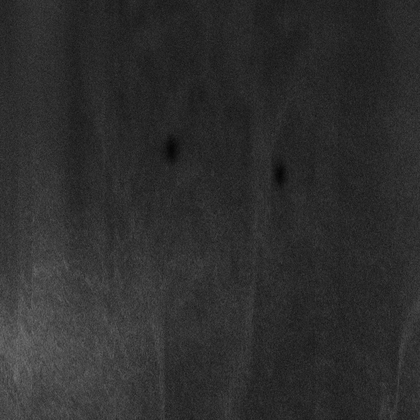
%> input picture imgMouse/C_080_T04_OD_Layer01_F05.tif, 420 x 420 px, shrunk from 512 x 512 before the run; its folder holds only this picture in this run
$ octave Script.m   (GNU Octave 9; MATLAB toolbox functions it lacks are replaced by stand-ins)
%> lines starting %> are read from the running program, lines starting %| are printed output that depends on the picture
%> further down, ogImg is the input picture: size 420x420 uint8; min 5, max 118, mean 45.9
### coefFunc.m
function [coef] = coefFunc(imgMatrix, waveletType, waveletLevel)
%> called with waveletType = 'bior3.7', waveletLevel = 4
% Adriana Costa
% Ricardo Margarido
% June 2017
%
% coefFunc(image, waveletType, waveletLevel)
%
%
% coefFunc gets the wavelet coefs from a grayscale image
% image is the image name as a string ex: 'image.jpg'
% waveletType to chose what wavelet to use ex: 'db4'
% waveletLevel sets the level of decomposition
% see help wavedec2 for more info


%imgMatrix = imread(image);
[cImg, sImg] = wavedec2(imgMatrix, waveletLevel, waveletType);
%> sImg = [40 40; 40 40; 65 65; 116 116; 217 217; 420 420]
coef = appcoef2(cImg, sImg, waveletType);
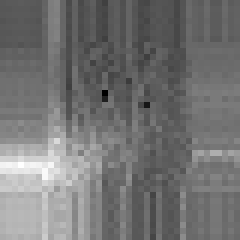
%> coef: size 40x40 double (shown 6 times larger); min 103.2, max 1535, mean 756.7; drawn with min black and max white
coef = coef(:);
%> coef = 1600 values, max 1535 at index 148, min 103.2 at index 696, mean 756.7

end

### gaussParam.m
function [gaussParam3, errorGauss, edgeImg, countImg] = gaussParam(nGauss, nBins, imgMatrix, wave, nLevel)
% Adriana Costa
% Ricardo Margarido
% June 2017
%
% gaussParam(nGauss, nBins, imgMatrix, wave, nLevel)
%
%
%
% gaussParam transforms the imgMatrix to wavelet coef, groups them in
% an histogram and then fits n Gaussians to that histogram
% sorts the given gaussians by area under the curve, importance, and
% returns its features

coef = coefFunc(imgMatrix, wave, nLevel); %getting coef with a given
% wavelet type a specific decomposition level

[countImg, edgeImg] = histcounts(coef, nBins); % grouping coefs in an
%> countImg = 100 values, max 88 at index 36, min 0 at index 2, mean 16; edgeImg = 101 values from 103.2 to 1535
% histogram of n bins

edgeImg = edgeImg(:,2:end);
%> edgeImg = 100 values from 117.5 to 1535

sumCountImg = sum(countImg); % sum to normalize to density
%> sumCountImg = 1600
countImg = countImg/sumCountImg; % density of coef
%> countImg = 100 values, max 0.055 at index 36, min 0 at index 2, mean 0.01


[gaussParam, errorGauss] = errGauss(nGauss,edgeImg, countImg); % getting
% the features corresponding to the fit of Gaussians
gaussParam2 = zeros(1,4);
for i = 1:nGauss
    gaussParam2(i,:) = [gaussParam(i,:), gaussParam(i,1)*gaussParam(i,3)];

end

gaussParam3 = sortrows(gaussParam2, -4); % sorting by importance


end

### errGauss.m
function [bestParams, error] =errGauss(n,dataX, dataY)
%> called with n = 2
% Adriana Costa
% Ricardo Margarido
% June 2017
%
% errGauss(n,dataX, dataY)
%
%
% fits that in X and Y to a given number n of gaussians
% using the fminsearchcon function to restrict some values and return the
% lowest error possible

x=zeros(n,3); % Initializing array for Amplitude, Mean and Sigma at 0

for i=1:n %chosing educated guesses for the values
    calc = (find(dataY==max(dataY)))+(0.3*(n-1)*std(dataX));
    x(i,1) = max(dataY)/n; % Amplitude
    x(i,2) = calc(1); % Mean
    x(i,3) = 0.5*n*std(dataX); % Sigma
end
%> this loop made 2 passes
%> calc on passes 1 to 2: 160.6, 160.6
%> after the loop, x = [0.0275 160.6 415.4; 0.0275 160.6 415.4]

lowerBound = ones(i,3); % Initializing minimum restriction vector
lowerBound(:,1) = 0.1*max(dataY(:)); % Amplitude
lowerBound(:,2) = 1.2*min(dataX(:)); % Mean
lowerBound(:,3) = 0.1*(max(dataX(:)) - min(dataX(:))); % Sigma
upperBound = [3*max(dataY(:)), 0.9*max(dataX(:)), 0.5*(max(dataX(:))-min(dataX(:)))];
%> upperBound = [0.165 1381.5 708.8]
% Maximum values that Amplitude, Mean and Sigma can take
ub = repmat (upperBound, i, 1);
%> ub = [0.165 1381.5 708.8; 0.165 1381.5 708.8]

fun=@(x)sseval(x,n,dataX,dataY); % Evaluating the error
options = optimset('MaxIter', 1000000, 'MaxFunEvals', 10000000); % Setting maxIterations and Evaluations
%> the run ends on the next line
[bestParams, error] = fminsearchcon(fun,x,lowerBound, ub,[],[],[], options); % Searching for the best fit and its error

end

### Script.m
%%
% Adriana Costa
% Ricardo Margarido
% June 2017
%
clc, clear all, close all
%% Loading Images Param to Array
current_dir = pwd; % getting directory
files = dir([current_dir '\imgMouse\*.tif']); % getting images

last = size(files,1);

nGauss = 2; % setting number of gaussians

paramsArray = [];
errors = [];
lineDataset = [];


paramsArrayCumulative = [];
errorsCumulative = [];

for i = 1:2%last

    xdata=linspace(1,100);
    ogImg = imread(strcat(files(i).folder,'\',files(i).name)); % reading image
    if (strcmp(files(i).name(1), 'C')) % checking if control
        labeler = 1;
    else
        labeler = 2;
    end

    if (strcmp(files(i).name(20) , '1')) % checking layer
        layer = 1;

    elseif (strcmp(files(i).name(20) , '2'))
        layer = 2;

    elseif (strcmp(files(i).name(20) , '3'))
        layer = 3;
    end

    % getting gaussian features
    [params1, error, edgeImg1, countImg1] = gaussParam(nGauss,100,ogImg, 'bior3.7',4);

$ run again, on imgMouse/C_080_T04_OS_Layer01_F05.tif
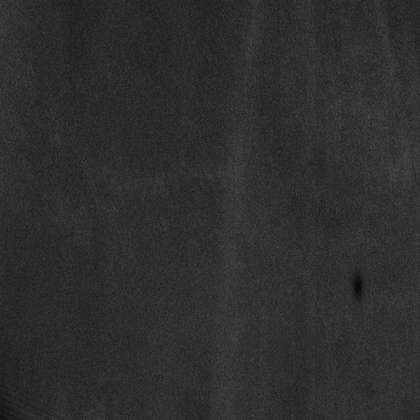
%> input picture imgMouse/C_080_T04_OS_Layer01_F05.tif, 420 x 420 px, shrunk from 512 x 512 before the run
%> ogImg is the input picture: size 420x420 uint8; min 6, max 78, mean 46.2
%> sImg = [40 40; 40 40; 65 65; 116 116; 217 217; 420 420]
%> in coefFunc, `coef = appcoef2(cImg, sImg, waveletType);`:
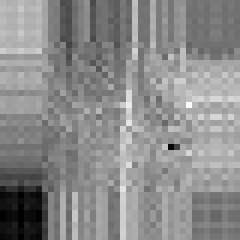
%> coef: size 40x40 double (shown 6 times larger); min 342.2, max 1041.7, mean 723.6; drawn with min black and max white
%> in coefFunc, `coef = coef(:);`: coef = 1600 values, max 1041.7 at index 1258, min 342.2 at index 157, mean 723.6
%> in gaussParam, `[countImg, edgeImg] = histcounts(coef, nBins);`: countImg = 100 values, max 64 at index 45, min 0 at index 3, mean 16; edgeImg = 101 values from 342.2 to 1041.7
%> in gaussParam, `edgeImg = edgeImg(:,2:end);`: edgeImg = 100 values from 349.2 to 1041.7
%> sumCountImg = 1600
%> in gaussParam, `countImg = countImg/sumCountImg;`: countImg = 100 values, max 0.04 at index 45, min 0 at index 3, mean 0.01
%> the loop in errGauss, `for i=1:n` made 2 passes
%> calc on passes 1 to 2: 105.9, 105.9
%> after the loop in errGauss, `for i=1:n`: x = [0.02 105.9 202.9; 0.02 105.9 202.9]
%> upperBound = [0.12 937.5 346.3]
%> ub = [0.12 937.5 346.3; 0.12 937.5 346.3]

$ run again, on imgMouse/C_080_T04_OS_Layer02_F05.tif
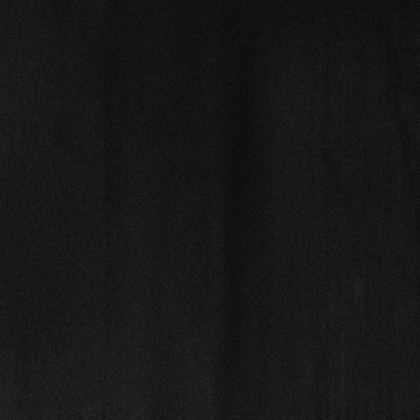
%> input picture imgMouse/C_080_T04_OS_Layer02_F05.tif, 420 x 420 px, shrunk from 512 x 512 before the run
%> ogImg is the input picture: size 420x420 uint8; min 8, max 46, mean 22.9
%> sImg = [40 40; 40 40; 65 65; 116 116; 217 217; 420 420]
%> in coefFunc, `coef = appcoef2(cImg, sImg, waveletType);`:
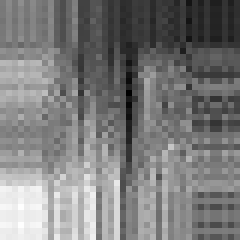
%> coef: size 40x40 double (shown 6 times larger); min 212.1, max 538.3, mean 370.6; drawn with min black and max white
%> in coefFunc, `coef = coef(:);`: coef = 1600 values, max 538.3 at index 155, min 212.1 at index 856, mean 370.6
%> in gaussParam, `[countImg, edgeImg] = histcounts(coef, nBins);`: countImg = 100 values, max 62 at index 48, min 0 at index 2, mean 16; edgeImg = 101 values from 212.1 to 538.3
%> in gaussParam, `edgeImg = edgeImg(:,2:end);`: edgeImg = 100 values from 215.3 to 538.3
%> sumCountImg = 1600
%> in gaussParam, `countImg = countImg/sumCountImg;`: countImg = 100 values, max 0.0387 at index 48, min 0 at index 2, mean 0.01
%> the loop in errGauss, `for i=1:n` made 2 passes
%> calc on passes 1 to 2: 76.4, 76.4
%> after the loop in errGauss, `for i=1:n`: x = [0.0194 76.4 94.65; 0.0194 76.4 94.65]
%> upperBound = [0.116 484.5 161.5]
%> ub = [0.116 484.5 161.5; 0.116 484.5 161.5]

$ run again, on imgMouse/C_080_T04_OD_Layer02_F05.tif
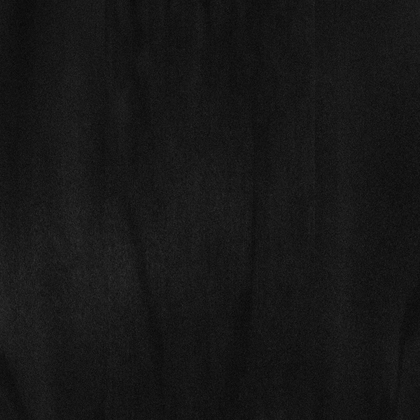
%> input picture imgMouse/C_080_T04_OD_Layer02_F05.tif, 420 x 420 px, shrunk from 512 x 512 before the run
%> ogImg is the input picture: size 420x420 uint8; min 8, max 52, mean 23
%> sImg = [40 40; 40 40; 65 65; 116 116; 217 217; 420 420]
%> in coefFunc, `coef = appcoef2(cImg, sImg, waveletType);`:
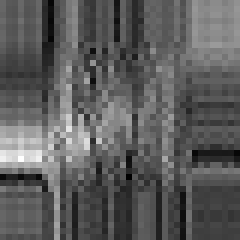
%> coef: size 40x40 double (shown 6 times larger); min 210.5, max 617.2, mean 358.8; drawn with min black and max white
%> in coefFunc, `coef = coef(:);`: coef = 1600 values, max 617.2 at index 147, min 210.5 at index 870, mean 358.8
%> in gaussParam, `[countImg, edgeImg] = histcounts(coef, nBins);`: countImg = 100 values, max 86 at index 35, min 0 at index 2, mean 16; edgeImg = 101 values from 210.5 to 617.2
%> in gaussParam, `edgeImg = edgeImg(:,2:end);`: edgeImg = 100 values from 214.6 to 617.2
%> sumCountImg = 1600
%> in gaussParam, `countImg = countImg/sumCountImg;`: countImg = 100 values, max 0.0537 at index 35, min 0 at index 2, mean 0.01
%> the loop in errGauss, `for i=1:n` made 2 passes
%> calc on passes 1 to 2: 70.39, 70.39
%> after the loop in errGauss, `for i=1:n`: x = [0.0269 70.39 118; 0.0269 70.39 118]
%> upperBound = [0.161 555.5 201.3]
%> ub = [0.161 555.5 201.3; 0.161 555.5 201.3]
